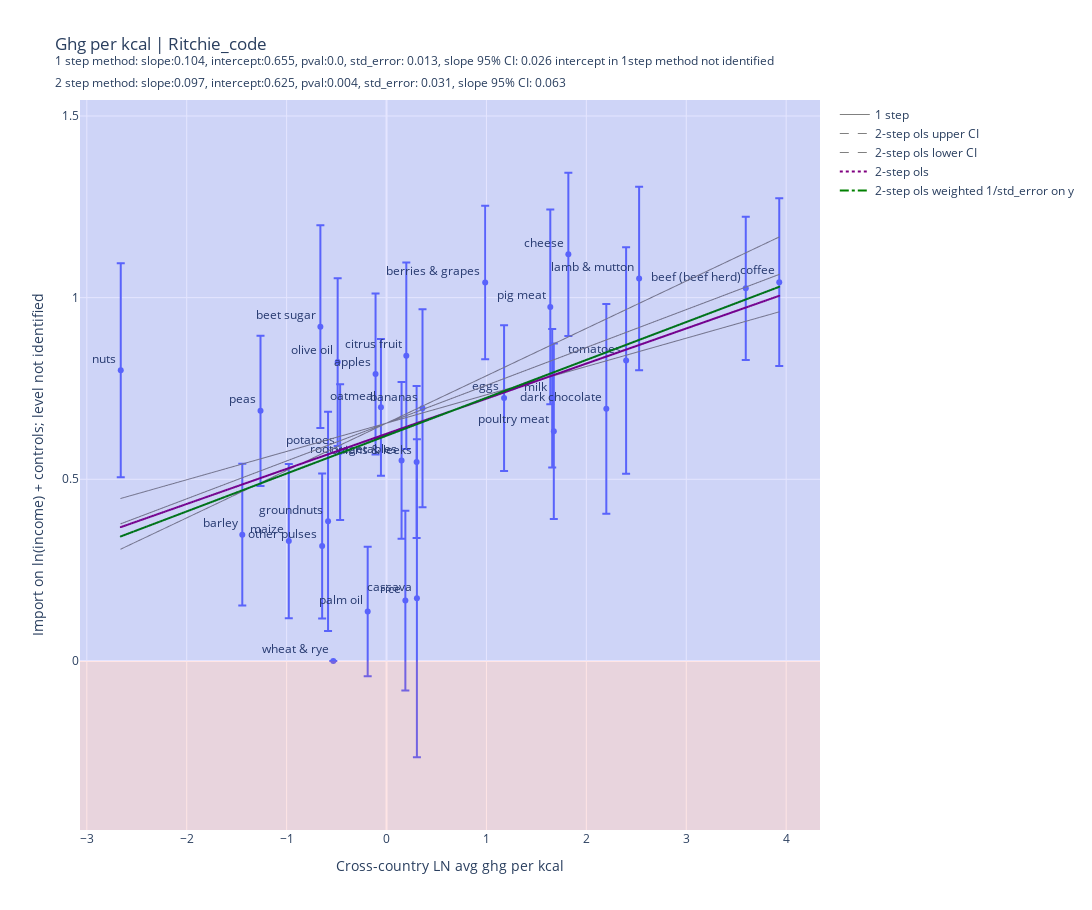

The notebook cell saved with this chart:
### Markdown cell above
Analysis done with ln(import values) where zeroes were dropped, note the intercept in the 1st method in not identified and is set to equal average of the datapoints
![My Image](../output/incomeElasticity_emissions_Ivana.png)

### Code cell
res_graph.show()

### Figure 1 — Plotly figure (JSON) as saved in the notebook; plotly's stock layout.template omitted (floating-point values rounded to 4 significant figures)
{"data": [{"error_y": {"array": [0.2215, 0.2725, 0.195, 0.1972, 0.279, 0.2113, null, 0.4378, 0.2248, 0.2568, 0.2309, 0.2888, 0.2006, 0.3017, 0.2527, 0.2123, 0.1905, 0.2946, 0.1882, 0.2307, 0.2089, 0.1995, 0.1785, 0.207, 0.2683, 0.1868, 0.2414, 0.2476, 0.2157, 0.3119, 0]}, "hovertemplate": "Cross-country LN avg ghg per kcal=%{x}<br>Import on ln(income) + controls; level not identified=%{y}<br>crop=%{text}<extra></extra>", "legendgroup": "", "line": {"width": 1}, "marker": {"color": "#636efa", "symbol": "circle"}, "mode": "markers+text", "name": "", "orientation": "v", "showlegend": false, "text": ["apples", "bananas", "barley", "beef (beef herd)", "beet sugar", "berries & grapes", "cane sugar", "cassava", "cheese", "citrus fruit", "coffee", "dark chocolate", "eggs", "groundnuts", "lamb & mutton", "maize", "milk", "nuts", "oatmeal", "olive oil", "onions & leeks", "other pulses", "palm oil", "peas", "pig meat", "potatoes", "poultry meat", "rice", "root vegetables", "tomatoes", "wheat & rye"], "textposition": "top left", "type": "scatter", "x": [-0.11, 0.36, -1.444, 3.596, -0.6623, 0.9874, -0.09247, 0.304, 1.82, 0.1978, 3.931, 2.2, 1.177, -0.5854, 2.528, -0.9784, 1.658, -2.66, -0.05606, -0.4892, 0.3011, -0.6445, -0.1887, -1.261, 1.639, -0.4646, 1.674, 0.1884, 0.1503, 2.398, -0.533], "xaxis": "x", "y": [0.7899, 0.6953, 0.3475, 1.026, 0.9201, 1.042, null, 0.1725, 1.119, 0.84, 1.043, 0.6939, 0.7237, 0.3844, 1.053, 0.33, 0.723, 0.8001, 0.698, 0.8226, 0.5476, 0.3164, 0.136, 0.6884, 0.9745, 0.5748, 0.6323, 0.166, 0.5519, 0.827, 0], "yaxis": "y"}, {"line": {"color": "grey", "dash": "solid", "width": 1}, "mode": "lines", "name": "1 step", "type": "scattergl", "x": [-0.11, 0.36, -1.444, 3.596, -0.6623, 0.9874, -0.09247, 0.304, 1.82, 0.1978, 3.931, 2.2, 1.177, -0.5854, 2.528, -0.9784, 1.658, -2.66, -0.05606, -0.4892, 0.3011, -0.6445, -0.1887, -1.261, 1.639, -0.4646, 1.674, 0.1884, 0.1503, 2.398, -0.533], "y": [0.6431, 0.6921, 0.5042, 1.029, 0.5856, 0.7574, 0.6449, 0.6862, 0.8441, 0.6752, 1.064, 0.8837, 0.7771, 0.5936, 0.9179, 0.5527, 0.8273, 0.3775, 0.6487, 0.6036, 0.6859, 0.5874, 0.6349, 0.5232, 0.8253, 0.6062, 0.829, 0.6742, 0.6702, 0.9043, 0.5991]}, {"line": {"color": "grey", "dash": "dash", "width": 1}, "mode": "lines", "name": "2-step ols upper CI", "type": "scattergl", "x": [-0.11, 0.36, -1.444, 3.596, -0.6623, 0.9874, -0.09247, 0.304, 1.82, 0.1978, 3.931, 2.2, 1.177, -0.5854, 2.528, -0.9784, 1.658, -2.66, -0.05606, -0.4892, 0.3011, -0.6445, -0.1887, -1.261, 1.639, -0.4646, 1.674, 0.1884, 0.1503, 2.398, -0.533], "y": [0.6402, 0.7015, 0.4663, 1.123, 0.5682, 0.7833, 0.6425, 0.6942, 0.8918, 0.6804, 1.167, 0.9414, 0.808, 0.5783, 0.9842, 0.527, 0.8708, 0.3077, 0.6473, 0.5908, 0.6938, 0.5706, 0.63, 0.4901, 0.8683, 0.594, 0.8729, 0.6791, 0.6742, 0.9672, 0.5851]}, {"line": {"color": "grey", "dash": "dash", "width": 1}, "mode": "lines", "name": "2-step ols lower CI", "type": "scattergl", "x": [-0.11, 0.36, -1.444, 3.596, -0.6623, 0.9874, -0.09247, 0.304, 1.82, 0.1978, 3.931, 2.2, 1.177, -0.5854, 2.528, -0.9784, 1.658, -2.66, -0.05606, -0.4892, 0.3011, -0.6445, -0.1887, -1.261, 1.639, -0.4646, 1.674, 0.1884, 0.1503, 2.398, -0.533], "y": [0.646, 0.6826, 0.542, 0.9348, 0.603, 0.7315, 0.6474, 0.6783, 0.7964, 0.67, 0.9609, 0.826, 0.7463, 0.609, 0.8516, 0.5783, 0.7838, 0.4472, 0.6502, 0.6165, 0.678, 0.6043, 0.6399, 0.5563, 0.7823, 0.6184, 0.7851, 0.6693, 0.6663, 0.8415, 0.613]}, {"line": {"color": "purple", "dash": "dot"}, "mode": "lines", "name": "2-step ols", "type": "scattergl", "x": [-0.11, 0.36, -1.444, 3.596, -0.6623, 0.9874, 0.304, 1.82, 0.1978, 3.931, 2.2, 1.177, -0.5854, 2.528, -0.9784, 1.658, -2.66, -0.05606, -0.4892, 0.3011, -0.6445, -0.1887, -1.261, 1.639, -0.4646, 1.674, 0.1884, 0.1503, 2.398], "y": [0.6147, 0.6601, 0.4858, 0.9727, 0.5613, 0.7207, 0.6547, 0.8011, 0.6444, 1.005, 0.8378, 0.739, 0.5687, 0.8696, 0.5308, 0.7855, 0.3683, 0.6199, 0.578, 0.6544, 0.563, 0.6071, 0.5034, 0.7837, 0.5804, 0.7871, 0.6435, 0.6398, 0.857]}, {"line": {"color": "green", "dash": "dashdot"}, "mode": "lines", "name": "2-step ols weighted 1/std_error on y", "type": "scattergl", "x": [-0.11, 0.36, -1.444, 3.596, -0.6623, 0.9874, 0.304, 1.82, 0.1978, 3.931, 2.2, 1.177, -0.5854, 2.528, -0.9784, 1.658, -2.66, -0.05606, -0.4892, 0.3011, -0.6445, -0.1887, -1.261, 1.639, -0.4646, 1.674, 0.1884, 0.1503, 2.398], "y": [0.6086, 0.6576, 0.4695, 0.9949, 0.551, 0.723, 0.6518, 0.8098, 0.6407, 1.03, 0.8494, 0.7427, 0.559, 0.8836, 0.5181, 0.7929, 0.3427, 0.6142, 0.5691, 0.6515, 0.5529, 0.6004, 0.4886, 0.7909, 0.5716, 0.7946, 0.6397, 0.6357, 0.87]}], "layout": {"autosize": false, "height": 910, "legend": {"tracegroupgap": 0}, "shapes": [{"fillcolor": "red", "line": {"width": 0}, "opacity": 0.1, "type": "rect", "x0": 0, "x1": 1, "xref": "x domain", "y0": -0.4653, "y1": 0, "yref": "y"}, {"fillcolor": "blue", "line": {"width": 0}, "opacity": 0.1, "type": "rect", "x0": 0, "x1": 1, "xref": "x domain", "y0": 0, "y1": 1.544, "yref": "y"}], "title": {"text": "Ghg per kcal | Ritchie_code<br><sup>1 step method: slope:0.104, intercept:0.655, pval:0.0, std_error: 0.013, slope 95% CI: 0.026</sup><sup> intercept in 1step method not identified</sup><br><sup>2 step method: slope:0.097, intercept:0.625, pval:0.004, std_error: 0.031, slope 95% CI: 0.063</sup>"}, "width": 1170, "xaxis": {"anchor": "y", "autorange": true, "domain": [0, 1], "range": [-3.065, 4.336], "title": {"text": "Cross-country LN avg ghg per kcal"}, "type": "linear"}, "yaxis": {"anchor": "x", "autorange": true, "domain": [0, 1], "range": [-0.4653, 1.544], "title": {"text": "Import on ln(income) + controls; level not identified"}, "type": "linear"}}}
